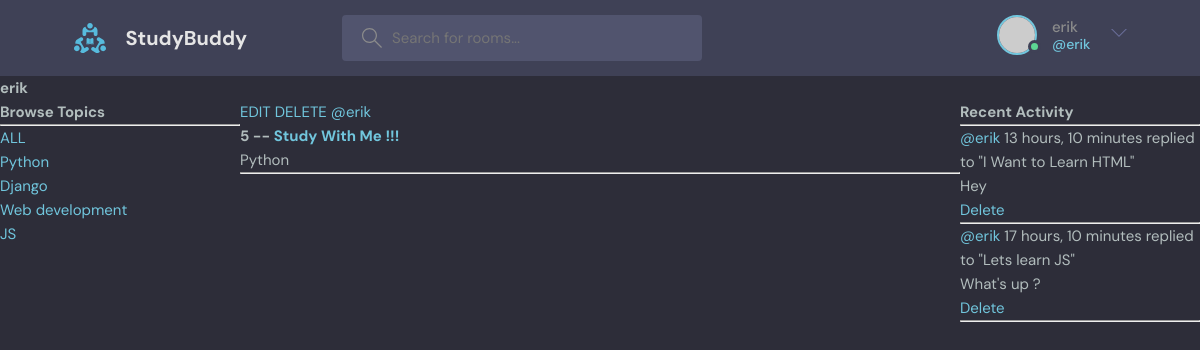
Page /profile/3/ (signed in) on the committed database.
### base/models.py (models this page shows, shortened)
class Topic(models.Model):
    name = models.CharField(max_length=200)

class Room(models.Model):
    host = models.ForeignKey(User,on_delete=models.SET_NULL, null=True)
    topic = models.ForeignKey(Topic,on_delete=models.SET_NULL, null=True)
    name = models.CharField(max_length=200)
    description = models.TextField(null=True, blank=True)
    participants = models.ManyToManyField(User, related_name='participants', blank=True) # ManyToManyField --> Many users can join a room
    updated = models.DateTimeField(auto_now=True) #auto_now --> Time stamp at every time we add
    created = models.DateTimeField(auto_now_add=True) #auto_now_add --> Time stamp at the time of creation only
    class Meta:
        ordering = ['-updated', '-created']
    def __str__(self):
        return self.name

class Message(models.Model):
    user = models.ForeignKey(User, on_delete=models.CASCADE)
    room = models.ForeignKey(Room,on_delete=models.CASCADE) # SET_NULL --> If parent is deleted, then it will be set as Null, Cascade --> Delete
    body = models.TextField()
    updated = models.DateTimeField(auto_now=True) #auto_now --> Time stamp at every time we add
    created = models.DateTimeField(auto_now_add=True) #auto_now_add --> Time stamp at the time of creation only
    class Meta:
        ordering = ['-updated', '-created']
    def __str__(self):
        return self.body[0:50]

### base/views.py (the view)
# urls.py: path('profile/<str:pk>/', views.userProfile, name='user-profile'),
def userProfile(request,pk):
    user = User.objects.get(id=pk)
    rooms = user.room_set.all()  # Get all rooms created by the user
    room_messages = user.message_set.all()  # Get all messages created by the user
    topics = Topic.objects.all()
    context = {'user':user, 'rooms':rooms, 'room_messages':room_messages, 'topics':topics}
    return render(request, 'base/profile.html',context)

### base/templates/base/profile.html (shortened to what this page needs)
{% extends 'main.html' %}
{% block content %}
<h1>{{user.username}}</h1>
<div class = "profile-container">
    <div>
        {% include 'base/topics_component.html' %}
    </div>
    <div>
        {% include 'base/feed_component.html' %}
    </div>
    <div>
        {% include 'base/activity_component.html' %}
    </div>
</div>
{% endblock content %}

### templates/navbar.html (shortened to what this page needs)
{% load static %}
<header class="header header--loggedIn">
      <div class="container">
        <a href="{% url 'home' %}" class="header__logo">
          <img src="{% static 'images/logo.svg' %}" />
          <h1>StudyBuddy</h1>
        </a>
        <form class="header__search" method = "GET" action = "{% url 'home' %}">
          <label>
            <input name = "q" placeholder="Search for rooms..." />
          </label>
        </form>
        <nav class="header__menu">
            {% if request.user.is_authenticated %}
          <div class="header__user">
            <a href="profile.html">
              <div class="avatar avatar--medium active">
                <img src="https://randomuser.me/api/portraits/men/37.jpg" />
              </div>
              <p>{{request.user.username}}<span>@{{request.user.username}}</span></p>
            </a>
            <button class="dropdown-button">
              <svg version="1.1" xmlns="http://www.w3.org/2000/svg" width="32" height="32" viewBox="0 0 32 32">
                <title>chevron-down</title>
                <path d="M16 21l-13-13h-3l16 16 16-16h-3l-13 13z"></path>
              </svg>
            </button>
          </div>
          {% else %}
          <a href="{% url 'login' %}">
            <img src="{% static 'images/avatar.svg' %}" />
            <p>Login</p>
          </a>
          {% endif %}
        </nav>
      </div>
    </header>

### base/templates/base/topics_component.html
<h3>Browse Topics</h3>
        <hr>
        <div>
            <a href = "{% url 'home' %}">ALL</a>
        </div>
        {% for topic in topics %}
            <div>
                <a href = "{% url 'home' %}?q={{topic.name}}">{{topic.name}}</a>
            </div>
        {% endfor %}

### base/templates/base/feed_component.html
<div>{% for room in rooms %}
    <div>
        {% if request.user == room.host %}
        <a href = "{% url 'update-room' room.id %}">EDIT</a>
        <a href = "{% url 'delete-room' room.id %}">DELETE</a>
        {% endif %}
        <a href = "{% url 'user-profile' room.host.id %}">@{{room.host.username}}</a>
        <h5>{{room.id}} -- <a href = "{% url 'room' room.id %}">{{room.name}}</a></h5>
        <small>{{room.topic.name}}</small>
        <hr>
    </div>
    {% endfor %}
</div>

### base/templates/base/activity_component.html (shortened to what this page needs)
<h3>Recent Activity</h3>
        <hr>
        {% for message in room_messages %}
            <div>
                <small><a href = "{% url 'user-profile' message.user.id %}">@{{message.user}}</a> {{message.created|timesince}}</small>
                <small>replied to "{{message.room}}"</small>
                <p>{{message}}</p>
                {% if request.user == message.user %}
				<a href="{% url 'delete-message' message.id %}">Delete</a>
				{% endif %}
                <hr>
            </div>
        {% endfor %}

### static/styles/style.css (style rules this page uses)
:root { --color-main: #71c6dd; --color-main-light: #e1f6fb; --color-dark: #3f4156; --color-dark-medium: #51546e; --color-dark-light: #696d97; --color-light: #e5e5e5; --color-gray: #8b8b8b; --color-light-gray: #b2bdbd; --color-bg: #2d2d39; --color-success: #5dd693; --color-error: #fc4b0b; }
* { font-family: "DM Sans", -apple-system, BlinkMacSystemFont, "Segoe UI", Roboto, Oxygen, Ubuntu, Cantarell, "Open Sans", "Helvetica Neue", sans-serif; margin: 0; padding: 0; box-sizing: border-box; text-rendering: optimizeLegibility; font-size: inherit; }
html { font-size: 56.25%; }
@media only screen and (min-width: 1200px) { html { font-size: 62.5%; } }
body { line-height: 1.6; font-weight: 400; font-size: 1.5rem; color: var(--color-light-gray); background-color: var(--color-bg); min-height: 100vh; }
img { width: 100%; }
a { display: inline-block; color: var(--color-main); text-decoration: none; }
.container { max-width: 120rem; width: 90%; margin: auto; }
.avatar { position: relative; display: inline-block; border-radius: 50%; border: 2px solid var(--color-main); }
.avatar img { display: block; border-radius: 50%; object-fit: cover; object-position: center; }
.avatar::after { content: ""; display: block; position: absolute; background-color: var(--color-gray); z-index: 111; border-radius: 50%; border: 0.3rem solid var(--color-dark); }
.avatar.active::after { background-color: var(--color-success); }
.avatar.avatar--medium img { width: 3.6rem; height: 3.6rem; border-radius: 50%; }
.avatar.avatar--medium:after { width: 0.7rem; height: 0.7rem; bottom: 0px; right: -6px; }
.header { padding: 1.5rem; background-color: var(--color-dark); }
.header > .container { display: flex; gap: 9.5rem; }
.header__logo, .header__user { display: flex; gap: 2rem; align-items: center; }
.header__logo > img { height: 3.2rem; width: 3.2rem; }
.header__logo > h1 { font-weight: 700; font-size: 2rem; color: var(--color-light); }
.header__search > label { background-color: var(--color-dark-medium); padding: 1.3rem 1rem; display: flex; align-items: center; gap: 1rem; border-radius: 4px; }
.header__search svg { fill: var(--color-gray); width: 2rem; height: 2rem; margin-left: 1rem; }
.header__search input { width: 30rem; background: transparent; border: none; outline: none; color: var(--color-light); }
.header__menu { margin-left: auto; position: relative; }
.header__menu a { display: flex; gap: 1.5rem; align-items: center; font-weight: 500; text-decoration: none; color: var(--color-gray); }
.header__menu img { height: 3.6rem; }
.header__menu p { line-height: 1.2; }
.header__menu span { color: var(--color-main); font-weight: 500; font-size: 1.4rem; display: block; }
.header__menu svg { width: 1.6rem; height: 1.6rem; fill: var(--color-dark-light); }
.dropdown-button { background: transparent; border: 0; outline: 0; cursor: pointer; }

### base/templates/base/profile.html (style rules this page uses)
.profile-container { display : grid; grid-template-columns: 1fr 3fr 1fr; }

### rows in the picture
Topic: name "Python"
Topic: name "Django"
Topic: name "Web development"
Topic: name "JS"
Room: shows "EDIT", host.username "erik", id "5", name "Study With Me !!!", topic.name "Python"
Message: user "erik", created "13 hours, 10 minutes", room "I Want to Learn HTML", body "Hey", shows "Delete"
Message: user "erik", created "17 hours, 10 minutes", room "Lets learn JS", body "What's up ?", shows "Delete"

### other values in the picture
{{ request.user.username }} "erik"
{{ user.username }} "erik"
